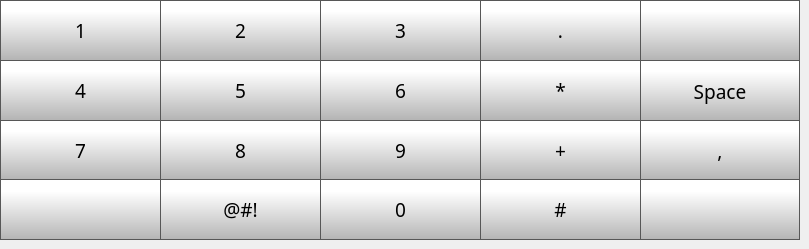
   <widget class="QWidget" name="pgNumeric">
    <widget class="QPushButton" name="bt58">
     <property name="geometry">
      <rect>
       <x>160</x>
       <y>0</y>
       <width>160</width>
       <height>60</height>
      </rect>
     </property>
     <property name="font">
      <font>
       <family>Gotham Medium</family>
       <pointsize>14</pointsize>
       <weight>50</weight>
       <italic>false</italic>
       <bold>false</bold>
       <underline>false</underline>
      </font>
     </property>
     <property name="styleSheet">
      <string notr="true">QPushButton {
     border: 1px solid rgb(87, 87, 87);
	border-right: none;
border-bottom: none;
	background-color: qlineargradient(spread:pad, x1:0, y1:1, x2:0, y2:0.188, stop:0 rgba(180, 180, 180, 255), stop:1 rgba(255, 255, 255, 255));
    

}

QPushButton:pressed {

    background-color: qlineargradient(x1: 0, y1: 0, x2: 0, y2: 1,
                                      stop: 0 #dadbde, stop: 1 #f6f7fa);
}

QPushButton:flat {
    border: none; /* no border for a flat push button */
}

QPushButton:default {
    border-color: navy; /* make the default button prominent */
}

QPushButton:focus {
	outline: none;
}</string>
     </property>
     <property name="text">
      <string>2</string>
     </property>
    </widget>
    <widget class="QPushButton" name="bt57">
     <property name="geometry">
      <rect>
       <x>0</x>
       <y>0</y>
       <width>160</width>
       <height>60</height>
      </rect>
     </property>
     <property name="font">
      <font>
       <family>Gotham Medium</family>
       <pointsize>14</pointsize>
       <weight>50</weight>
       <italic>false</italic>
       <bold>false</bold>
       <underline>false</underline>
      </font>
     </property>
     <property name="styleSheet">
      <string notr="true">QPushButton {
     border: 1px solid rgb(87, 87, 87);
	border-right: none;
border-bottom: none;
	background-color: qlineargradient(spread:pad, x1:0, y1:1, x2:0, y2:0.188, stop:0 rgba(180, 180, 180, 255), stop:1 rgba(255, 255, 255, 255));
    

}

QPushButton:pressed {

    background-color: qlineargradient(x1: 0, y1: 0, x2: 0, y2: 1,
                                      stop: 0 #dadbde, stop: 1 #f6f7fa);
}

QPushButton:flat {
    border: none; /* no border for a flat push button */
}

QPushButton:default {
    border-color: navy; /* make the default button prominent */
}

QPushButton:focus {
	outline: none;
}</string>
     </property>
     <property name="text">
      <string>1</string>
     </property>
    </widget>
    <widget class="QPushButton" name="bt65">
     <property name="geometry">
      <rect>
       <x>320</x>
       <y>120</y>
       <width>160</width>
       <height>60</height>
      </rect>
     </property>
     <property name="font">
      <font>
       <family>Gotham Medium</family>
       <pointsize>14</pointsize>
       <weight>50</weight>
       <italic>false</italic>
       <bold>false</bold>
       <underline>false</underline>
      </font>
     </property>
     <property name="styleSheet">
      <string notr="true">QPushButton {
     border: 1px solid rgb(87, 87, 87);
	border-right: none;
	background-color: qlineargradient(spread:pad, x1:0, y1:1, x2:0, y2:0.188, stop:0 rgba(180, 180, 180, 255), stop:1 rgba(255, 255, 255, 255));
    

}

QPushButton:pressed {

    background-color: qlineargradient(x1: 0, y1: 0, x2: 0, y2: 1,
                                      stop: 0 #dadbde, stop: 1 #f6f7fa);
}

QPushButton:flat {
    border: none; /* no border for a flat push button */
}

QPushButton:default {
    border-color: navy; /* make the default button prominent */
}

QPushButton:focus {
	outline: none;
}</string>
     </property>
     <property name="text">
      <string>9</string>
     </property>
    </widget>
    <widget class="QPushButton" name="bt62">
     <property name="geometry">
      <rect>
       <x>320</x>
       <y>60</y>
       <width>160</width>
       <height>60</height>
      </rect>
     </property>
     <property name="font">
      <font>
       <family>Gotham Medium</family>
       <pointsize>14</pointsize>
       <weight>50</weight>
       <italic>false</italic>
       <bold>false</bold>
       <underline>false</underline>
      </font>
     </property>
     <property name="styleSheet">
      <string notr="true">QPushButton {
     border: 1px solid rgb(87, 87, 87);
	border-right: none;
border-bottom: none;
	background-color: qlineargradient(spread:pad, x1:0, y1:1, x2:0, y2:0.188, stop:0 rgba(180, 180, 180, 255), stop:1 rgba(255, 255, 255, 255));
    

}

QPushButton:pressed {

    background-color: qlineargradient(x1: 0, y1: 0, x2: 0, y2: 1,
                                      stop: 0 #dadbde, stop: 1 #f6f7fa);
}

QPushButton:flat {
    border: none; /* no border for a flat push button */
}

QPushButton:default {
    border-color: navy; /* make the default button prominent */
}

QPushButton:focus {
	outline: none;
}</string>
     </property>
     <property name="text">
      <string>6</string>
     </property>
    </widget>
    <widget class="QPushButton" name="bt63">
     <property name="geometry">
      <rect>
       <x>0</x>
       <y>120</y>
       <width>160</width>
       <height>60</height>
      </rect>
     </property>
     <property name="font">
      <font>
       <family>Gotham Medium</family>
       <pointsize>14</pointsize>
       <weight>50</weight>
       <italic>false</italic>
       <bold>false</bold>
       <underline>false</underline>
      </font>
     </property>
     <property name="styleSheet">
      <string notr="true">QPushButton {
     border: 1px solid rgb(87, 87, 87);
	border-right: none;
	background-color: qlineargradient(spread:pad, x1:0, y1:1, x2:0, y2:0.188, stop:0 rgba(180, 180, 180, 255), stop:1 rgba(255, 255, 255, 255));
    

}

QPushButton:pressed {

    background-color: qlineargradient(x1: 0, y1: 0, x2: 0, y2: 1,
                                      stop: 0 #dadbde, stop: 1 #f6f7fa);
}

QPushButton:flat {
    border: none; /* no border for a flat push button */
}

QPushButton:default {
    border-color: navy; /* make the default button prominent */
}

QPushButton:focus {
	outline: none;
}</string>
     </property>
     <property name="text">
      <string>7</string>
     </property>
    </widget>
    <widget class="QPushButton" name="bt61">
     <property name="geometry">
      <rect>
       <x>160</x>
       <y>60</y>
       <width>160</width>
       <height>60</height>
      </rect>
     </property>
     <property name="font">
      <font>
       <family>Gotham Medium</family>
       <pointsize>14</pointsize>
       <weight>50</weight>
       <italic>false</italic>
       <bold>false</bold>
       <underline>false</underline>
      </font>
     </property>
     <property name="styleSheet">
      <string notr="true">QPushButton {
     border: 1px solid rgb(87, 87, 87);
	border-right: none;
border-bottom: none;
	background-color: qlineargradient(spread:pad, x1:0, y1:1, x2:0, y2:0.188, stop:0 rgba(180, 180, 180, 255), stop:1 rgba(255, 255, 255, 255));
    

}

QPushButton:pressed {

    background-color: qlineargradient(x1: 0, y1: 0, x2: 0, y2: 1,
                                      stop: 0 #dadbde, stop: 1 #f6f7fa);
}

QPushButton:flat {
    border: none; /* no border for a flat push button */
}

QPushButton:default {
    border-color: navy; /* make the default button prominent */
}

QPushButton:focus {
	outline: none;
}</string>
     </property>
     <property name="text">
      <string>5</string>
     </property>
    </widget>
    <widget class="QPushButton" name="bt59">
     <property name="geometry">
      <rect>
       <x>320</x>
       <y>0</y>
       <width>160</width>
       <height>60</height>
      </rect>
     </property>
     <property name="font">
      <font>
       <family>Gotham Medium</family>
       <pointsize>14</pointsize>
       <weight>50</weight>
       <italic>false</italic>
       <bold>false</bold>
       <underline>false</underline>
      </font>
     </property>
     <property name="styleSheet">
      <string notr="true">QPushButton {
     border: 1px solid rgb(87, 87, 87);
	border-right: none;
border-bottom: none;
	background-color: qlineargradient(spread:pad, x1:0, y1:1, x2:0, y2:0.188, stop:0 rgba(180, 180, 180, 255), stop:1 rgba(255, 255, 255, 255));
    

}

QPushButton:pressed {

    background-color: qlineargradient(x1: 0, y1: 0, x2: 0, y2: 1,
                                      stop: 0 #dadbde, stop: 1 #f6f7fa);
}

QPushButton:flat {
    border: none; /* no border for a flat push button */
}

QPushButton:default {
    border-color: navy; /* make the default button prominent */
}

QPushButton:focus {
	outline: none;
}</string>
     </property>
     <property name="text">
      <string>3</string>
     </property>
    </widget>
    <widget class="QPushButton" name="bt64">
     <property name="geometry">
      <rect>
       <x>160</x>
       <y>120</y>
       <width>160</width>
       <height>60</height>
      </rect>
     </property>
     <property name="font">
      <font>
       <family>Gotham Medium</family>
       <pointsize>14</pointsize>
       <weight>50</weight>
       <italic>false</italic>
       <bold>false</bold>
       <underline>false</underline>
      </font>
     </property>
     <property name="styleSheet">
      <string notr="true">QPushButton {
     border: 1px solid rgb(87, 87, 87);
	border-right: none;
	background-color: qlineargradient(spread:pad, x1:0, y1:1, x2:0, y2:0.188, stop:0 rgba(180, 180, 180, 255), stop:1 rgba(255, 255, 255, 255));
    

}

QPushButton:pressed {

    background-color: qlineargradient(x1: 0, y1: 0, x2: 0, y2: 1,
                                      stop: 0 #dadbde, stop: 1 #f6f7fa);
}

QPushButton:flat {
    border: none; /* no border for a flat push button */
}

QPushButton:default {
    border-color: navy; /* make the default button prominent */
}

QPushButton:focus {
	outline: none;
}</string>
     </property>
     <property name="text">
      <string>8</string>
     </property>
    </widget>
    <widget class="QPushButton" name="bt66">
     <property name="geometry">
      <rect>
       <x>320</x>
       <y>180</y>
       <width>160</width>
       <height>60</height>
      </rect>
     </property>
     <property name="font">
      <font>
       <family>Gotham Medium</family>
       <pointsize>14</pointsize>
       <weight>50</weight>
       <italic>false</italic>
       <bold>false</bold>
       <underline>false</underline>
      </font>
     </property>
     <property name="styleSheet">
      <string notr="true">QPushButton {
     border: 1px solid rgb(87, 87, 87);
    border-right: none;
	border-top: none;
	background-color: qlineargradient(spread:pad, x1:0, y1:1, x2:0, y2:0.188, stop:0 rgba(180, 180, 180, 255), stop:1 rgba(255, 255, 255, 255));
    

}

QPushButton:pressed {

    background-color: qlineargradient(x1: 0, y1: 0, x2: 0, y2: 1,
                                      stop: 0 #dadbde, stop: 1 #f6f7fa);
}

QPushButton:flat {
    border: none; /* no border for a flat push button */
}

QPushButton:default {
    border-color: navy; /* make the default button prominent */
}

QPushButton:focus {
	outline: none;
}</string>
     </property>
     <property name="text">
      <string>0</string>
     </property>
    </widget>
    <widget class="QPushButton" name="bt60">
     <property name="geometry">
      <rect>
       <x>0</x>
       <y>60</y>
       <width>160</width>
       <height>60</height>
      </rect>
     </property>
     <property name="font">
      <font>
       <family>Gotham Medium</family>
       <pointsize>14</pointsize>
       <weight>50</weight>
       <italic>false</italic>
       <bold>false</bold>
       <underline>false</underline>
      </font>
     </property>
     <property name="styleSheet">
      <string notr="true">QPushButton {
     border: 1px solid rgb(87, 87, 87);
	border-right: none;
border-bottom: none;
	background-color: qlineargradient(spread:pad, x1:0, y1:1, x2:0, y2:0.188, stop:0 rgba(180, 180, 180, 255), stop:1 rgba(255, 255, 255, 255));
    

}

QPushButton:pressed {

    background-color: qlineargradient(x1: 0, y1: 0, x2: 0, y2: 1,
                                      stop: 0 #dadbde, stop: 1 #f6f7fa);
}

QPushButton:flat {
    border: none; /* no border for a flat push button */
}

QPushButton:default {
    border-color: navy; /* make the default button prominent */
}

QPushButton:focus {
	outline: none;
}</string>
     </property>
     <property name="text">
      <string>4</string>
     </property>
    </widget>
    <widget class="QPushButton" name="btBackNumeric">
     <property name="geometry">
      <rect>
       <x>0</x>
       <y>180</y>
       <width>160</width>
       <height>60</height>
      </rect>
     </property>
     <property name="font">
      <font>
       <family>Gotham Medium</family>
       <pointsize>14</pointsize>
       <weight>50</weight>
       <italic>false</italic>
       <bold>false</bold>
       <underline>false</underline>
      </font>
     </property>
     <property name="styleSheet">
      <string notr="true">QPushButton {
     border: 1px solid rgb(87, 87, 87);
	border-right: none;
	border-top: none;
	background-color: qlineargradient(spread:pad, x1:0, y1:1, x2:0, y2:0.188, stop:0 rgba(180, 180, 180, 255), stop:1 rgba(255, 255, 255, 255));
    

}

QPushButton:pressed {

    background-color: qlineargradient(x1: 0, y1: 0, x2: 0, y2: 1,
                                      stop: 0 #dadbde, stop: 1 #f6f7fa);
}

QPushButton:flat {
    border: none; /* no border for a flat push button */
}

QPushButton:default {
    border-color: navy; /* make the default button prominent */
}

QPushButton:focus {
	outline: none;
}</string>
     </property>
     <property name="text">
      <string/>
     </property>
     <property name="icon">
      <iconset>
       <normaloff>templates/img/back-arrow.png</normaloff>templates/img/back-arrow.png</iconset>
     </property>
     <property name="iconSize">
      <size>
       <width>35</width>
       <height>35</height>
      </size>
     </property>
    </widget>
    <widget class="QPushButton" name="bt27_2">
     <property name="geometry">
      <rect>
       <x>480</x>
       <y>0</y>
       <width>160</width>
       <height>60</height>
      </rect>
     </property>
     <property name="font">
      <font>
       <family>Gotham Medium</family>
       <pointsize>14</pointsize>
       <weight>50</weight>
       <italic>false</italic>
       <bold>false</bold>
       <underline>false</underline>
      </font>
     </property>
     <property name="styleSheet">
      <string notr="true">QPushButton {
     border: 1px solid rgb(87, 87, 87);
	border-right: none;
border-bottom: none;
	background-color: qlineargradient(spread:pad, x1:0, y1:1, x2:0, y2:0.188, stop:0 rgba(180, 180, 180, 255), stop:1 rgba(255, 255, 255, 255));
    

}

QPushButton:pressed {

    background-color: qlineargradient(x1: 0, y1: 0, x2: 0, y2: 1,
                                      stop: 0 #dadbde, stop: 1 #f6f7fa);
}

QPushButton:flat {
    border: none; /* no border for a flat push button */
}

QPushButton:default {
    border-color: navy; /* make the default button prominent */
}

QPushButton:focus {
	outline: none;
}</string>
     </property>
     <property name="text">
      <string>.</string>
     </property>
    </widget>
    <widget class="QPushButton" name="btSpecialNumeric">
     <property name="geometry">
      <rect>
       <x>160</x>
       <y>180</y>
       <width>160</width>
       <height>60</height>
      </rect>
     </property>
     <property name="font">
      <font>
       <family>Gotham Medium</family>
       <pointsize>14</pointsize>
       <weight>50</weight>
       <italic>false</italic>
       <bold>false</bold>
       <underline>false</underline>
      </font>
     </property>
     <property name="styleSheet">
      <string notr="true">QPushButton {
     border: 1px solid rgb(87, 87, 87);
    border-right: none;
	border-top: none;
	background-color: qlineargradient(spread:pad, x1:0, y1:1, x2:0, y2:0.188, stop:0 rgba(180, 180, 180, 255), stop:1 rgba(255, 255, 255, 255));
    

}

QPushButton:pressed {

    background-color: qlineargradient(x1: 0, y1: 0, x2: 0, y2: 1,
                                      stop: 0 #dadbde, stop: 1 #f6f7fa);
}

QPushButton:flat {
    border: none; /* no border for a flat push button */
}

QPushButton:default {
    border-color: navy; /* make the default button prominent */
}

QPushButton:focus {
	outline: none;
}</string>
     </property>
     <property name="text">
      <string>@#!</string>
     </property>
    </widget>
    <widget class="QPushButton" name="bt74_2">
     <property name="geometry">
      <rect>
       <x>480</x>
       <y>60</y>
       <width>160</width>
       <height>60</height>
      </rect>
     </property>
     <property name="font">
      <font>
       <family>Gotham Medium</family>
       <pointsize>14</pointsize>
       <weight>50</weight>
       <italic>false</italic>
       <bold>false</bold>
       <underline>false</underline>
      </font>
     </property>
     <property name="styleSheet">
      <string notr="true">QPushButton {
     border: 1px solid rgb(87, 87, 87);
	border-right: none;
border-bottom: none;
	background-color: qlineargradient(spread:pad, x1:0, y1:1, x2:0, y2:0.188, stop:0 rgba(180, 180, 180, 255), stop:1 rgba(255, 255, 255, 255));
    

}

QPushButton:pressed {

    background-color: qlineargradient(x1: 0, y1: 0, x2: 0, y2: 1,
                                      stop: 0 #dadbde, stop: 1 #f6f7fa);
}

QPushButton:flat {
    border: none; /* no border for a flat push button */
}

QPushButton:default {
    border-color: navy; /* make the default button prominent */
}

QPushButton:focus {
	outline: none;
}</string>
     </property>
     <property name="text">
      <string>*</string>
     </property>
    </widget>
    <widget class="QPushButton" name="bt79_2">
     <property name="geometry">
      <rect>
       <x>480</x>
       <y>120</y>
       <width>160</width>
       <height>60</height>
      </rect>
     </property>
     <property name="font">
      <font>
       <family>Gotham Medium</family>
       <pointsize>14</pointsize>
       <weight>50</weight>
       <italic>false</italic>
       <bold>false</bold>
       <underline>false</underline>
      </font>
     </property>
     <property name="styleSheet">
      <string notr="true">QPushButton {
     border: 1px solid rgb(87, 87, 87);
	border-right: none;
	background-color: qlineargradient(spread:pad, x1:0, y1:1, x2:0, y2:0.188, stop:0 rgba(180, 180, 180, 255), stop:1 rgba(255, 255, 255, 255));
    

}

QPushButton:pressed {

    background-color: qlineargradient(x1: 0, y1: 0, x2: 0, y2: 1,
                                      stop: 0 #dadbde, stop: 1 #f6f7fa);
}

QPushButton:flat {
    border: none; /* no border for a flat push button */
}

QPushButton:default {
    border-color: navy; /* make the default button prominent */
}

QPushButton:focus {
	outline: none;
}</string>
     </property>
     <property name="text">
      <string>+</string>
     </property>
    </widget>
    <widget class="QPushButton" name="bt69_2">
     <property name="geometry">
      <rect>
       <x>480</x>
       <y>180</y>
       <width>160</width>
       <height>60</height>
      </rect>
     </property>
     <property name="font">
      <font>
       <family>Gotham Medium</family>
       <pointsize>14</pointsize>
       <weight>50</weight>
       <italic>false</italic>
       <bold>false</bold>
       <underline>false</underline>
      </font>
     </property>
     <property name="styleSheet">
      <string notr="true">QPushButton {
     border: 1px solid rgb(87, 87, 87);
    border-right: none;
	border-top: none;
	background-color: qlineargradient(spread:pad, x1:0, y1:1, x2:0, y2:0.188, stop:0 rgba(180, 180, 180, 255), stop:1 rgba(255, 255, 255, 255));
    

}

QPushButton:pressed {

    background-color: qlineargradient(x1: 0, y1: 0, x2: 0, y2: 1,
                                      stop: 0 #dadbde, stop: 1 #f6f7fa);
}

QPushButton:flat {
    border: none; /* no border for a flat push button */
}

QPushButton:default {
    border-color: navy; /* make the default button prominent */
}

QPushButton:focus {
	outline: none;
}</string>
     </property>
     <property name="text">
      <string>#</string>
     </property>
    </widget>
    <widget class="QPushButton" name="btSubmitNumeric">
     <property name="geometry">
      <rect>
       <x>640</x>
       <y>180</y>
       <width>160</width>
       <height>60</height>
      </rect>
     </property>
     <property name="font">
      <font>
       <family>Gotham Medium</family>
       <pointsize>14</pointsize>
       <weight>50</weight>
       <italic>false</italic>
       <bold>false</bold>
       <underline>false</underline>
      </font>
     </property>
     <property name="styleSheet">
      <string notr="true">QPushButton {
     border: 1px solid rgb(87, 87, 87);
	border-top: none;
	background-color: qlineargradient(spread:pad, x1:0, y1:1, x2:0, y2:0.188, stop:0 rgba(180, 180, 180, 255), stop:1 rgba(255, 255, 255, 255));
    

}

QPushButton:pressed {

    background-color: qlineargradient(x1: 0, y1: 0, x2: 0, y2: 1,
                                      stop: 0 #dadbde, stop: 1 #f6f7fa);
}

QPushButton:flat {
    border: none; /* no border for a flat push button */
}

QPushButton:default {
    border-color: navy; /* make the default button prominent */
}

QPushButton:focus {
	outline: none;
}</string>
     </property>
     <property name="text">
      <string/>
     </property>
     <property name="icon">
      <iconset>
       <normaloff>templates/img/verification-mark.png</normaloff>templates/img/verification-mark.png</iconset>
     </property>
     <property name="iconSize">
      <size>
       <width>35</width>
       <height>35</height>
      </size>
     </property>
    </widget>
    <widget class="QPushButton" name="btSpaceNumeric">
     <property name="geometry">
      <rect>
       <x>640</x>
       <y>60</y>
       <width>160</width>
       <height>61</height>
      </rect>
     </property>
     <property name="font">
      <font>
       <family>Gotham Medium</family>
       <pointsize>14</pointsize>
       <weight>50</weight>
       <italic>false</italic>
       <bold>false</bold>
       <underline>false</underline>
      </font>
     </property>
     <property name="styleSheet">
      <string notr="true">QPushButton {
     border: 1px solid rgb(87, 87, 87);
border-bottom: none;
	background-color: qlineargradient(spread:pad, x1:0, y1:1, x2:0, y2:0.188, stop:0 rgba(180, 180, 180, 255), stop:1 rgba(255, 255, 255, 255));
    

}

QPushButton:pressed {

    background-color: qlineargradient(x1: 0, y1: 0, x2: 0, y2: 1,
                                      stop: 0 #dadbde, stop: 1 #f6f7fa);
}

QPushButton:flat {
    border: none; /* no border for a flat push button */
}

QPushButton:default {
    border-color: navy; /* make the default button prominent */
}

QPushButton:focus {
	outline: none;
}</string>
     </property>
     <property name="text">
      <string>Space</string>
     </property>
    </widget>
    <widget class="QPushButton" name="btBackspaceNumeric">
     <property name="geometry">
      <rect>
       <x>640</x>
       <y>0</y>
       <width>160</width>
       <height>60</height>
      </rect>
     </property>
     <property name="font">
      <font>
       <family>Gotham Medium</family>
       <pointsize>14</pointsize>
       <weight>50</weight>
       <italic>false</italic>
       <bold>false</bold>
       <underline>false</underline>
      </font>
     </property>
     <property name="styleSheet">
      <string notr="true">QPushButton {
     border: 1px solid rgb(87, 87, 87);
border-bottom: none;
	background-color: qlineargradient(spread:pad, x1:0, y1:1, x2:0, y2:0.188, stop:0 rgba(180, 180, 180, 255), stop:1 rgba(255, 255, 255, 255));
    

}

QPushButton:pressed {

    background-color: qlineargradient(x1: 0, y1: 0, x2: 0, y2: 1,
                                      stop: 0 #dadbde, stop: 1 #f6f7fa);
}

QPushButton:flat {
    border: none; /* no border for a flat push button */
}

QPushButton:default {
    border-color: navy; /* make the default button prominent */
}

QPushButton:focus {
	outline: none;
}</string>
     </property>
     <property name="text">
      <string/>
     </property>
     <property name="icon">
      <iconset>
       <normaloff>templates/img/backspace-arrow.png</normaloff>templates/img/backspace-arrow.png</iconset>
     </property>
     <property name="iconSize">
      <size>
       <width>35</width>
       <height>35</height>
      </size>
     </property>
    </widget>
    <widget class="QPushButton" name="bt56_2">
     <property name="geometry">
      <rect>
       <x>640</x>
       <y>120</y>
       <width>160</width>
       <height>60</height>
      </rect>
     </property>
     <property name="font">
      <font>
       <family>Gotham Medium</family>
       <pointsize>14</pointsize>
       <weight>50</weight>
       <italic>false</italic>
       <bold>false</bold>
       <underline>false</underline>
      </font>
     </property>
     <property name="styleSheet">
      <string notr="true">QPushButton {
     border: 1px solid rgb(87, 87, 87);
	background-color: qlineargradient(spread:pad, x1:0, y1:1, x2:0, y2:0.188, stop:0 rgba(180, 180, 180, 255), stop:1 rgba(255, 255, 255, 255));
    

}

QPushButton:pressed {

    background-color: qlineargradient(x1: 0, y1: 0, x2: 0, y2: 1,
                                      stop: 0 #dadbde, stop: 1 #f6f7fa);
}

QPushButton:flat {
    border: none; /* no border for a flat push button */
}

QPushButton:default {
    border-color: navy; /* make the default button prominent */
}

QPushButton:focus {
	outline: none;
}</string>
     </property>
     <property name="text">
      <string>,</string>
     </property>
    </widget>
   </widget>
